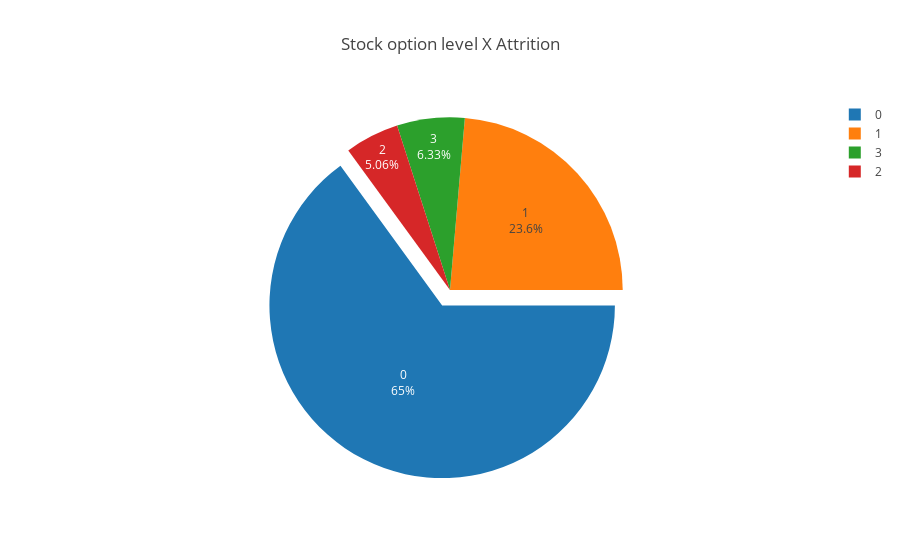

The notebook cell this image was saved under:
### Markdown cell above
# 20. Does company stocks for employees impact attrition?

### Code cell
fig = px.pie(attrition_yes, names = 'StockOptionLevel', title = 'Stock option level X Attrition', template = 'gridon')
fig.update_traces(rotation=90, pull = [0.1], textinfo = "percent+label")
fig.show()

### Figure 1 — Plotly figure (JSON) as saved in the notebook; plotly's stock layout.template omitted (floating-point values rounded to 4 significant figures; data arrays with more than 128 entries replaced by an {"elided": "..."} marker saying what was removed)
{"data": [{"domain": {"x": [0, 1], "y": [0, 1]}, "hovertemplate": "StockOptionLevel=%{label}<extra></extra>", "labels": {"elided": "237 int values"}, "legendgroup": "", "name": "", "pull": [0.1], "rotation": 90, "showlegend": true, "textinfo": "percent+label", "type": "pie"}], "layout": {"legend": {"tracegroupgap": 0}, "title": {"text": "Stock option level X Attrition"}}}
